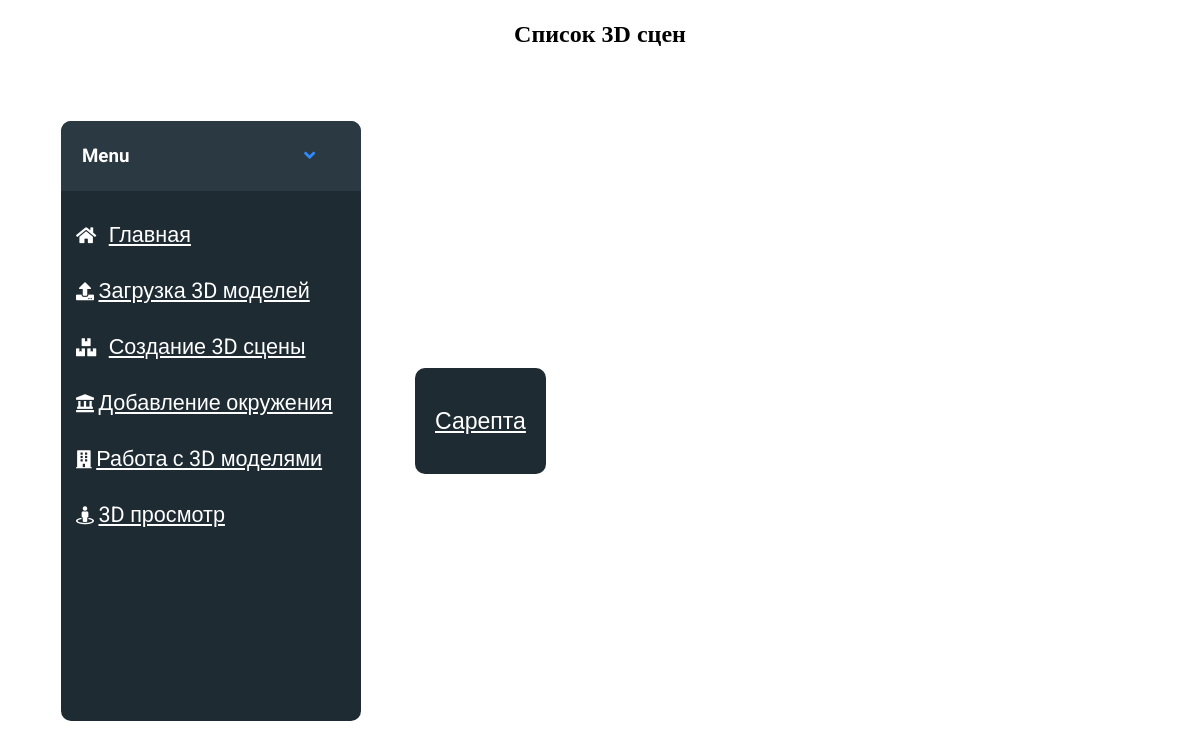
/list_scene_for_view/, run on an earlier commit of the app's database.
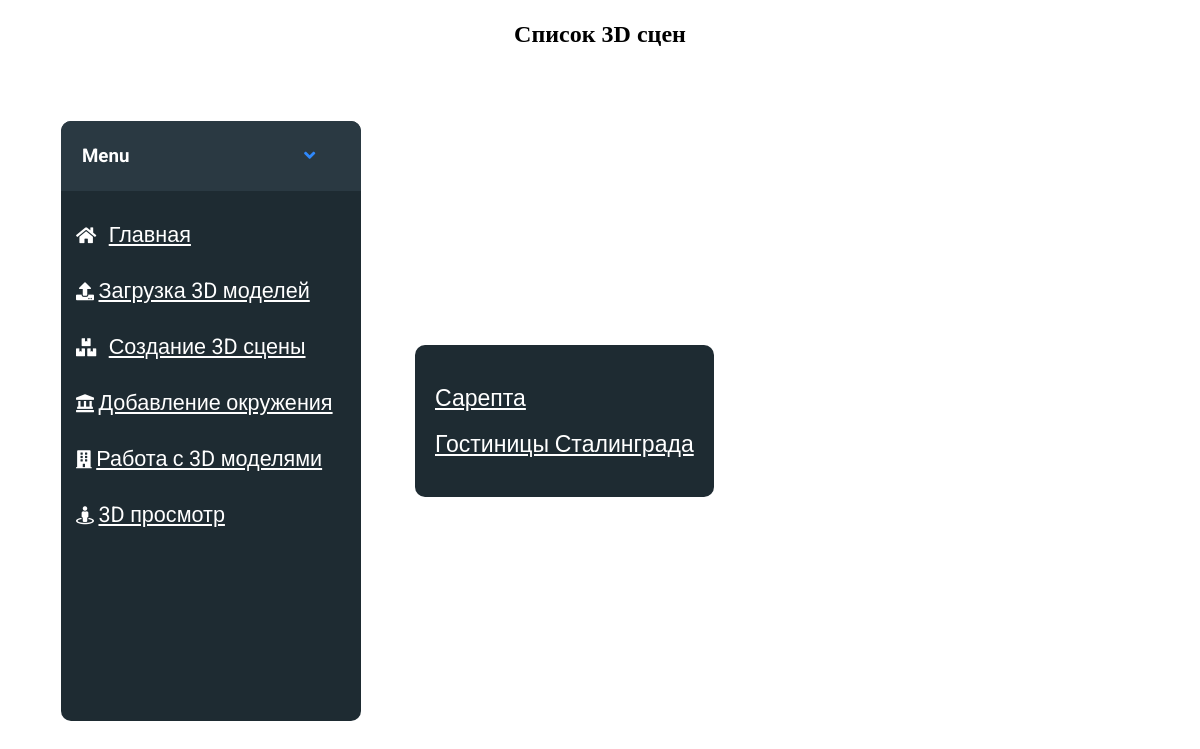
And on a later commit of the database.
### loadmodels/models.py (models this page shows, shortened)
class Scene(models.Model):
    name = models.CharField(max_length=100, verbose_name="Название сцены")
    envir = models.ForeignKey(Environment,on_delete=models.CASCADE, verbose_name="Окружение")
    fname_json = models.CharField(max_length=100,verbose_name="Название файла JSON")
    map_image = models.FileField(upload_to="loadmodels/static/images/maps/",
                                 verbose_name="Файл изображения карты",
                                 default="blank_map.png")
    scale = models.FloatField(verbose_name="Масштаб - отношение истинного расстояния к пиксельному", default=1)

### loadmodels/views.py (the view)
# urls.py: path('list_scene_for_view/',list_scene_for_view),
def list_scene_for_view(req):
    scenes = Scene.objects.all()
    html = render(req, "list_scene_for_view.html", {"scenes": scenes})
    return HttpResponse(html)

### templates/list_scene_for_view.html (shortened to what this page needs)
{% extends 'base.html'%}
{% block header %}
<h2 align="center">Список 3D  сцен</h2>
{% endblock %}
{% block content %}
<div class="imit-forms">
{% for scene in scenes %}
<p>
<a href="/view_scene/{{ scene.id }}">
    {{ scene.name }}
</a>
</p>
{% endfor %}
</div>
{% endblock %}

What changed in the data, as far as the page shows it:
added Scene: name "Гостиницы Сталинграда"
